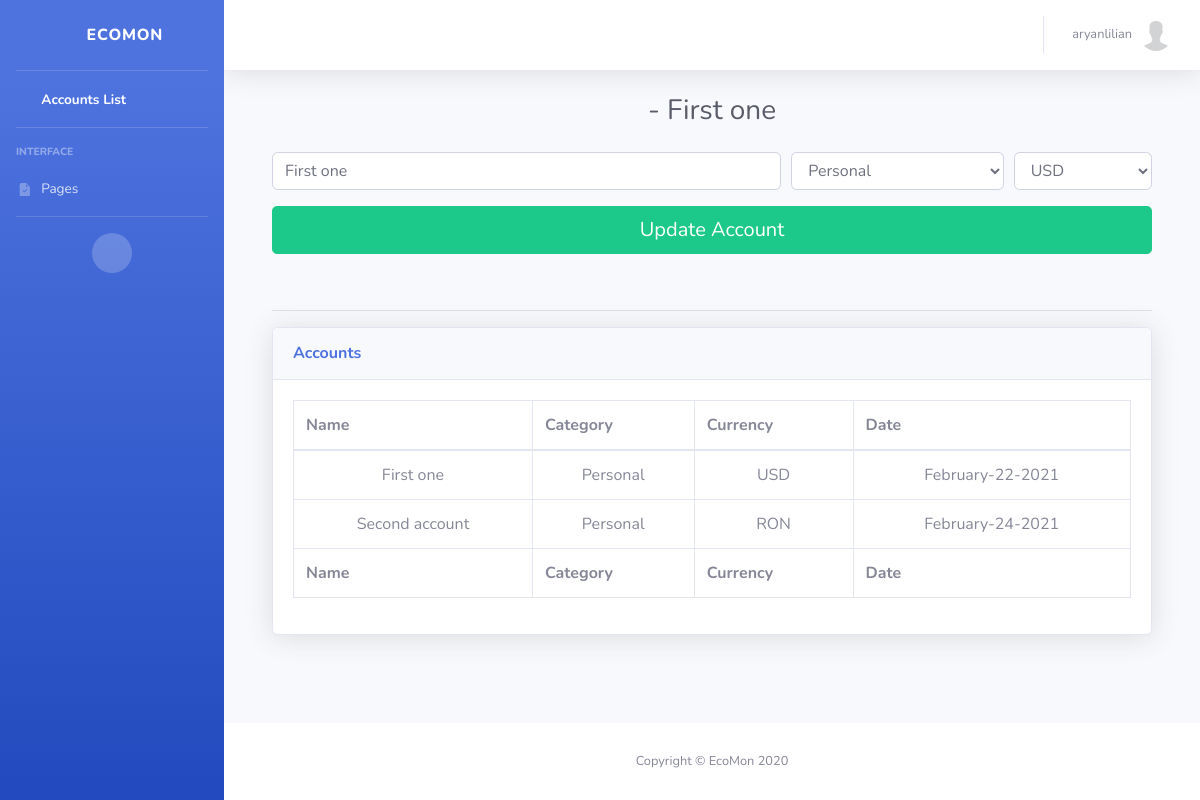
The app's page /users/accounts/update/9/ (signed in) with its own data.
### users/models.py (models this page shows, shortened)
class User(AbstractUser):
    email = models.EmailField(_('Email'), null=False, blank=False, unique=True)
    first_name = models.CharField(_('First Name'), max_length=100, null=False, blank=False)
    last_name = models.CharField(_('Last Name'), max_length=100, null=False, blank=False)
    birth_date = models.DateField(_('Birth Date'), auto_now_add=False, null=True, blank=True)
    phone_number = PhoneNumberField(_('Phone Number'), null=True, blank=True, unique=True)
    email_verified = models.BooleanField(_('Email Verified'), default=False)
    pro_membership = models.BooleanField(_('Pro Membership'), default=False)
    phone_number_verified = models.BooleanField(_('Phone Number Verified'), default=False)
    send_marketing_emails = models.BooleanField(_('Send marketing emails'), default=False)
    accept_terms_conditions_and_security_policy = models.BooleanField(
        _('Accept Terms and Conditions, Data Security Policy'),
        default=False
    )

class Profile(models.Model):
    class Currency(models.TextChoices):
        AED = 'AED', _('AED')
        AUD = 'AUD', _('AUD')
        BRL = 'BRL', _('BRL')
        CAD = 'CAD', _('CAD')
        CHF = 'CHF', _('CHF')
        CLP = 'CLP', _('CLP')
        CNY = 'CNY', _('CNY')
        COP = 'COP', _('COP')
        CZK = 'CZK', _('CZK')
        DKK = 'DKK', _('DKK')
        EUR = 'EUR', _('EUR')
        GBP = 'GBP', _('GBP')
        HKD = 'HKD', _('HKD')
        HUF = 'HUF', _('HUF')
        IDR = 'IDR', _('IDR')
        ILS = 'ILS', _('ILS')
        INR = 'INR', _('INR')
        JPY = 'JPY', _('JPY')
        KRW = 'KRW', _('KRW')
        MDL = 'MDL', _('MDL')
        MXN = 'MXN', _('MXN')
        MYR = 'MYR', _('MYR')
        NOK = 'NOK', _('NOK')
        NZD = 'NZD', _('NZD')
        PHP = 'PHP', _('PHP')
        PLN = 'PLN', _('PLN')
        RON = 'RON', _('RON')
        RUB = 'RUB', _('RUB')
        SAR = 'SAR', _('SAR')
        SEK = 'SEK', _('SEK')
        SGD = 'SGD', _('SGD')
        THB = 'THB', _('THB')
        TRY = 'TRY', _('TRY')
        TWD = 'TWD', _('TWD')
        USD = 'USD', _('USD')
        ZAR = 'ZAR', _('ZAR')
    user = models.OneToOneField(User, on_delete=models.CASCADE)
    image = models.ImageField(_('Avatar'), default='default.jpg', upload_to='profile_pics')
    description = models.TextField(_('Description'), null=True, blank=True)
    created_date = models.DateTimeField(_('Created Date/Time'), auto_now_add=True)
    updated_date = models.DateTimeField(_('Updated Date/Time'), auto_now=True)
    currency = models.CharField(
        _('Currency'), max_length=3, choices=Currency.choices, default=Currency.USD
    )

class Account(models.Model):
    class Currency(models.TextChoices):
        AED = 'AED', _('AED')
        AUD = 'AUD', _('AUD')
        BRL = 'BRL', _('BRL')
        CAD = 'CAD', _('CAD')
        CHF = 'CHF', _('CHF')
        CLP = 'CLP', _('CLP')
        CNY = 'CNY', _('CNY')
        COP = 'COP', _('COP')
        CZK = 'CZK', _('CZK')
        DKK = 'DKK', _('DKK')
        EUR = 'EUR', _('EUR')
        GBP = 'GBP', _('GBP')
        HKD = 'HKD', _('HKD')
        HUF = 'HUF', _('HUF')
        IDR = 'IDR', _('IDR')
        ILS = 'ILS', _('ILS')
        INR = 'INR', _('INR')
        JPY = 'JPY', _('JPY')
        KRW = 'KRW', _('KRW')
        MDL = 'MDL', _('MDL')
        MXN = 'MXN', _('MXN')
        MYR = 'MYR', _('MYR')
        NOK = 'NOK', _('NOK')
        NZD = 'NZD', _('NZD')
        PHP = 'PHP', _('PHP')
        PLN = 'PLN', _('PLN')
        RON = 'RON', _('RON')
        RUB = 'RUB', _('RUB')
        SAR = 'SAR', _('SAR')
        SEK = 'SEK', _('SEK')
        SGD = 'SGD', _('SGD')
        THB = 'THB', _('THB')
        TRY = 'TRY', _('TRY')
        TWD = 'TWD', _('TWD')
        USD = 'USD', _('USD')
        ZAR = 'ZAR', _('ZAR')
    class Category(models.TextChoices):
        PERSONAL = _('Personal')
        WORK = _('Work')
        INVESTMENTS = _('Investments')
        CHILDREN = _('Children')
        OTHER = _('Other')
    user = models.ForeignKey(User, on_delete=models.CASCADE)
    name = models.CharField(_('Name'), max_length=200, unique=True)
    created_date = models.DateTimeField(_('Created Date/Time'), auto_now_add=True)
    updated_date = models.DateTimeField(_('Updated Date/Time'), auto_now=True)
    category = models.CharField(
        _('Category'), max_length=11, choices=Category.choices, default=Category.PERSONAL
    )
    currency = models.CharField(
        _('Currency'), max_length=3, choices=Currency.choices, default=Currency.USD
    )

### users/views.py (the view)
# urls.py: path('accounts/update/<int:pk>/', AccountUpdateView.as_view(), name='update-account'),
class AccountUpdateView(LoginRequiredMixin, UpdateView):
    model = Account
    template_name = 'users/create-update-list-objects.html'
    fields = ['name', 'category', 'currency']
    def get_context_data(self, **kwargs):
        context = super().get_context_data(**kwargs)
        context['objects'] = Account.objects.filter(user=self.request.user)
        return context
    def get_queryset(self, *args, **kwargs):
        return super().get_queryset(*args, **kwargs).filter(user=self.request.user)

### templates/users/create-update-list-objects.html (shortened to what this page needs)
{% extends 'users/base.html' %}
{% block content %}
	<div class="container">
		{% if '/users/incomes/new/' in request.get_full_path or '/users/spendings/new/' in request.get_full_path or '/users/incomes/update/' in request.get_full_path or '/users/spendings/update/' in request.get_full_path %}
			{% include 'users/components/create-update-incomes-and-spendings-form.html' %}
		{% else %}
			{% include 'users/components/create-update-accounts-form.html' %}
		{% endif %}
		<br>
		<hr>
		{% if '/users/spendings/new/' in request.get_full_path or '/users/spendings/update/' in request.get_full_path %}
			{% include 'users/components/spendings-list-table.html' %}
		{% else %}
			{% include 'users/components/incomes-or-accounts-list-table.html' %}
		{% endif  %}
	</div>
{% endblock %}

### templates/users/base.html (shortened to what this page needs)
{% load static %}
<!DOCTYPE html>
<html lang="en">
<head>
    <link href="{% static 'vendor/fontawesome-free/css/all.min.css' %}" rel="stylesheet" type="text/css">
    <link href="{% static 'css/sb-admin-2.min.css' %}" rel="stylesheet" type="text/css">
    <link href="{% static 'vendor/datatables/dataTables.bootstrap4.min.css' %}" rel="stylesheet" type="text/css">
</head>
<body id="page-top">
    <div id="wrapper">
        <ul class="navbar-nav bg-gradient-primary sidebar sidebar-dark accordion" id="accordionSidebar">
            <a class="sidebar-brand d-flex align-items-center justify-content-center" href="{% url 'accounts' %}">
                <div class="sidebar-brand-icon rotate-n-15">
                    <i class="fas fa-laugh-wink"></i>
                </div>
                <div class="sidebar-brand-text mx-3">EcoMon</div>
            </a>
            <hr class="sidebar-divider my-0">
            <li class="nav-item active">
                <a class="nav-link" href="{% url 'accounts' %}">
                    <span>Accounts List</span></a>
            </li>
            <hr class="sidebar-divider">
            <div class="sidebar-heading">
                Interface
            </div>
            <li class="nav-item">
                <a class="nav-link collapsed" href="#" data-toggle="collapse" data-target="#collapseTwo"
                    aria-expanded="true" aria-controls="collapseTwo">
                    <i class="fas fa-fw">
                    </i>
                    <span>Pages</span>
                </a>
            </li>
            <hr class="sidebar-divider">
            <div class="text-center d-none d-md-inline">
                <button class="rounded-circle border-0" id="sidebarToggle"></button>
            </div>
        </ul>
        <div id="content-wrapper" class="d-flex flex-column">
            <div id="content">
                <nav class="navbar navbar-expand navbar-light bg-white topbar mb-4 static-top shadow">
                    <ul class="navbar-nav ml-auto">
                        <li class="nav-item dropdown no-arrow">
                            <a class="nav-link dropdown-toggle" href="#" id="userDropdown" role="button"
                                data-toggle="dropdown" aria-haspopup="true" aria-expanded="false">
                                <span class="mr-2 d-none d-lg-inline text-gray-600 small">{{ user.username }}</span>
                                <img class="img-profile rounded-circle" src="{{ user.profile.image.url }}">
                            </a>
                        </li>
                    </ul>
                </nav>
                <div class="container-fluid">
                    <div class="d-sm-flex align-items-center justify-content-center mb-4">
                        <h1 class="h3 mb-0 text-gray-800">{{ title }}{% if account %} - {{ account.name }}{% endif %}</h1>
                    </div>
                    {% block content %}
                    {% endblock %}
                </div>
            </div>
            <footer class="sticky-footer bg-white">
                <div class="container my-auto">
                    <div class="copyright text-center my-auto">
                        <span>Copyright &copy; EcoMon 2020</span>
                    </div>
                </div>
            </footer>
        </div>
    </div>
</body>
</html>

### templates/users/components/create-update-accounts-form.html (shortened to what this page needs)
{% load widget_tweaks %}
<form id="form-center" method="POST">
    <div class="form-row">
        <div class="form-group col-md-7">
            {% if not user.email_verified or not user.pro_membership and objects and request.get_full_path == '/users/accounts/new/' %}
                {% render_field form.name class="form-control" placeholder=form.name.label readonly=True %}
            {% else %}
                {% render_field form.name class="form-control" placeholder=form.name.label %}
            {% endif %}
        </div>
        <div class="form-group col-md-3">
            {% if not user.email_verified or not user.pro_membership and objects and request.get_full_path == '/users/accounts/new/' %}
                {% render_field form.category class="form-control" disabled=True %}
            {% else %}
                {% render_field form.category class="form-control" %}
            {% endif %}
        </div>
        <div class="form-group col-md-2">
            {% if not user.email_verified or not user.pro_membership and objects and request.get_full_path == '/users/accounts/new/' %}
                {% render_field form.currency class="form-control" disabled=True %}
            {% else %}
                {% render_field form.currency class="form-control" %}
            {% endif %}
        </div>
        <div class="form-group col-md-12">
            <input type="submit" class="btn {% if request.get_full_path == '/users/accounts/new/' %}btn-info{% else %}btn-success{% endif %} btn-lg btn-block"  value="{% if request.get_full_path == '/users/accounts/new/' %}Add Account{% else %}Update Account{% endif %}">
        </div>
    </div>
</form>

### templates/users/components/incomes-or-accounts-list-table.html (shortened to what this page needs)
<div class="card shadow mb-4">
  <div class="card-header py-3">
    <h6 class="m-0 font-weight-bold
            {% if request.get_full_path == '/users/accounts/new/' %}
                text-info
            {% else %}
                text-primary
            {% endif %}">
		{% if '/users/incomes/new/' in request.get_full_path or '/users/incomes/update/' in request.get_full_path %}
			Incomes - {{ date|date:"Y/M" }}
		{% elif request.get_full_path == '/users/archive/' %}
			Incomes
        {% else %}
            Accounts
		{% endif %}
	</h6>
  </div>
  <div class="card-body">
    <div class="table-responsive">
      <table class="table table-bordered" id="incomesAndAccountsDataTable" width="100%" cellspacing="0">
        <thead>
          <tr>
            <th>Name</th>
            <th>Category</th>
            <th>
                {% if '/users/incomes/new/' in request.get_full_path or '/users/incomes/update/' in request.get_full_path or request.get_full_path == '/users/archive/' %}
                    Recurrent
                {% else %}
                    Currency
                {% endif %}
            </th>
            <th>Date</th>
          </tr>
        </thead>
        <tfoot>
          <tr>
              <th>Name</th>
            <th>Category</th>
            <th>
                {% if '/users/incomes/new/' in request.get_full_path or '/users/incomes/update/' in request.get_full_path or request.get_full_path == '/users/archive/' %}
                    Recurrent
                {% else %}
                    Currency
                {% endif %}
            </th>
            <th>Date</th>
          </tr>
        </tfoot>
        <tbody>
            {% if request.get_full_path == '/users/archive/' %}
              {% for object in incomes %}
                  <div class="row">
                      <tr>
                          <td class="text-center">{% if request.get_full_path == '/users/accounts/new/' %}<a href="{% url 'dashboard' object.id %}">{{ object.name }}</a>{% else %}{{ object.name }}{% endif %}</td>
                          {% if '/users/incomes/new/' in request.get_full_path or '/users/incomes/update/' in request.get_full_path %}
                              <td class="text-center">{{ object.amount }}</td>
                          {% endif %}
                          <td class="text-center">{{ object.category }}</td>
                          <td class="text-center">
                              {% if '/users/incomes/new/' in request.get_full_path or '/users/incomes/update/' in request.get_full_path or request.get_full_path == '/users/archive/' %}
                                  {% if object.recurrent == True %}Yes{% else %}No{% endif %}
                              {% else %}
                                  {{ object.currency }}
                              {% endif %}
                          </td>
                          <td class="text-center">{{ object.created_date|date:"F-d-Y" }}</td>
                          {% if '/users/incomes/new/' in request.get_full_path or request.get_full_path == '/users/accounts/new/' %}
                              <td class="text-center">
                                  <a class="btn-circle bnt-sm btn-danger" data-toggle="modal" href="{% if request.get_full_path == '/users/accounts/new/' %}objectDeleteModal{{ object.id }}{% else %}objectDeleteModal{{ title }}{{ object.id }}{% endif %}" data-target="{% if request.get_full_path == '/users/accounts/new/' %}objectDeleteModal{{ object.id }}{% else %}objectDeleteModal{{ title }}{{ object.id }}{% endif %}">
                                      <i class="fas fa-trash"></i>
                                  </a>
                                  <a class="btn-circle bnt-sm btn-success ml-2" href="{{ object.update_url }}"><i class="fas fa-pen"></i></a>
                              </td>
                              {% include 'users/components/delete-object-modal.html' %}
                          {% endif %}
                      </tr>
                  </div>
                {% endfor %}
            {% else %}
              {% for object in objects %}
                  <div class="row">
                      <tr>
                          <td class="text-center">{% if request.get_full_path == '/users/accounts/new/' %}<a href="{% url 'dashboard' object.id %}">{{ object.name }}</a>{% else %}{{ object.name }}{% endif %}</td>
                          <td class="text-center">{{ object.category }}</td>
                          <td class="text-center">
                              {% if '/users/incomes/new/' in request.get_full_path or '/users/incomes/update/' in request.get_full_path or request.get_full_path == '/users/archive/' %}
                                  {% if object.recurrent == True %}Yes{% else %}No{% endif %}
                              {% else %}
                                  {{ object.currency }}
                              {% endif %}
                          </td>
                          <td class="text-center">{{ object.created_date|date:"F-d-Y" }}</td>
                      </tr>
                  </div>
                {% endfor %}
            {% endif %}
        </tbody>
      </table>
    </div>
  </div>
</div>

### records on screen
User: username "aryanlilian", profile.image (placeholder picture), email_verified+pro_membership "Update Account"
Account: name "First one", category "Personal", currency "USD", created_date "February-22-2021"
Account: name "Second account", category "Personal", currency "RON", created_date "February-24-2021"
